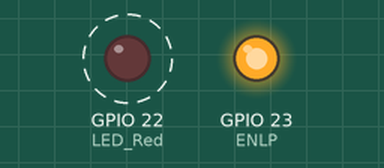
The sketch below on a simulated ESP32. Parts: output pins drawn as LEDs (lit = HIGH). Dashed ring = blinking. What the sketch prints to the serial monitor is not drawn.

Above: at 0.7 s.
Timing chart, 0 to 4.9 s (numbered marks = the images above):
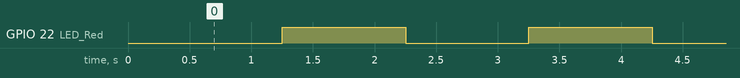

Measured:
- by itself, GPIO 22 (LED_Red): alternates HIGH for 1.0 s and LOW for 1.0 s

The sketch:

RS_485_Comms_TX_Test.ino
```cpp
/*
  Dave Williams, DitroniX 2019-2025 (ditronix.net)

  Example Code, to demonstrate and test the LPEM, TWO UART Ports Basic Test.   0 as Terminal UART and 1 as RS485 UART

  NB. To test the RS-485:
  * Simply connect another RS-485 device
  * Wiring A to A and B to B
    * Monitor in computer terminal if using USB-RS485
    * Use the 'RS485 RX' Code Example on another EPEM

  Further information, details and examples can be found on our website and also GitHub wiki pages:
  * ditronix.net
  * github.com/DitroniX
  * github.com/DitroniX/LPEM-LoRa-Power-Energy-Monitor
  * github.com/DitroniX/LPEM-LoRa-Power-Energy-Monitor/wiki
  * hackster.io/DitroniX/lpem-lora-power-energy-monitor-24d898

  This test code is OPEN SOURCE and formatted for easier viewing.  Although is is not intended for real world use, it may be freely used, or modified as needed.
  It is distributed on an "AS IS" BASIS, WITHOUT WARRANTIES OR CONDITIONS OF ANY KIND, either express or implied.

  For board configuration, see https://github.com/DitroniX/LPEM-LoRa-Power-Energy-Monitor/wiki/Arduino-IDE

  Further information, details and examples can be found on our website wiki pages ditronix.net/wiki and also github.com/DitroniX
*/

// Libraries

// **************** USER VARIABLES / DEFINES / STATIC / STRUCTURES / CONSTANTS ****************

// Constants

#include <Wire.h>

// Hardware Serial 0 pins
#define RXD0 17
#define TXD0 16

// Hardware Serial 1 pins - RS485
#define RXLP 4
#define TXLP 5
#define ENLP 23  // RS485 UART Enable

// **************** OUTPUTS ****************
#define LED_Red 22  // Red LED

// **************** FUNCTIONS AND ROUTINES ****************

// **************** SETUP ****************
void setup() {

  // Stabalise
  delay(250);

  // Initialise UART 0 - USB COM Port
  Serial.begin(115200, SERIAL_8N1, RXD0, TXD0);  // U0
  while (!Serial)
    ;
  Serial.println("UART 0 Opened (USB COM Port)");

  // Initialise UART 1 - RS485 Port
  Serial1.begin(9600, SERIAL_8N1, RXLP, TXLP);  //LP
  while (!Serial)
    ;
  Serial.println("UART 1 Opened (RS485 Port)");

  // Initialise RS485 UART Enable on GP23
  pinMode(ENLP, OUTPUT);

  // LED
  pinMode(LED_Red, OUTPUT);

  Serial.println("Running RS485 TX Test");
}

// **************** LOOP ****************
void loop() {

  // Force RS485 UART Driver Enable and Receiver is Disabled
  digitalWrite(ENLP, HIGH);

  Serial1.write("Hello World - Test\n");

  // Cycle RED LED
  digitalWrite(LED_Red, LOW);
  delay(1000);
  digitalWrite(LED_Red, HIGH);
  delay(1000);
}
```
